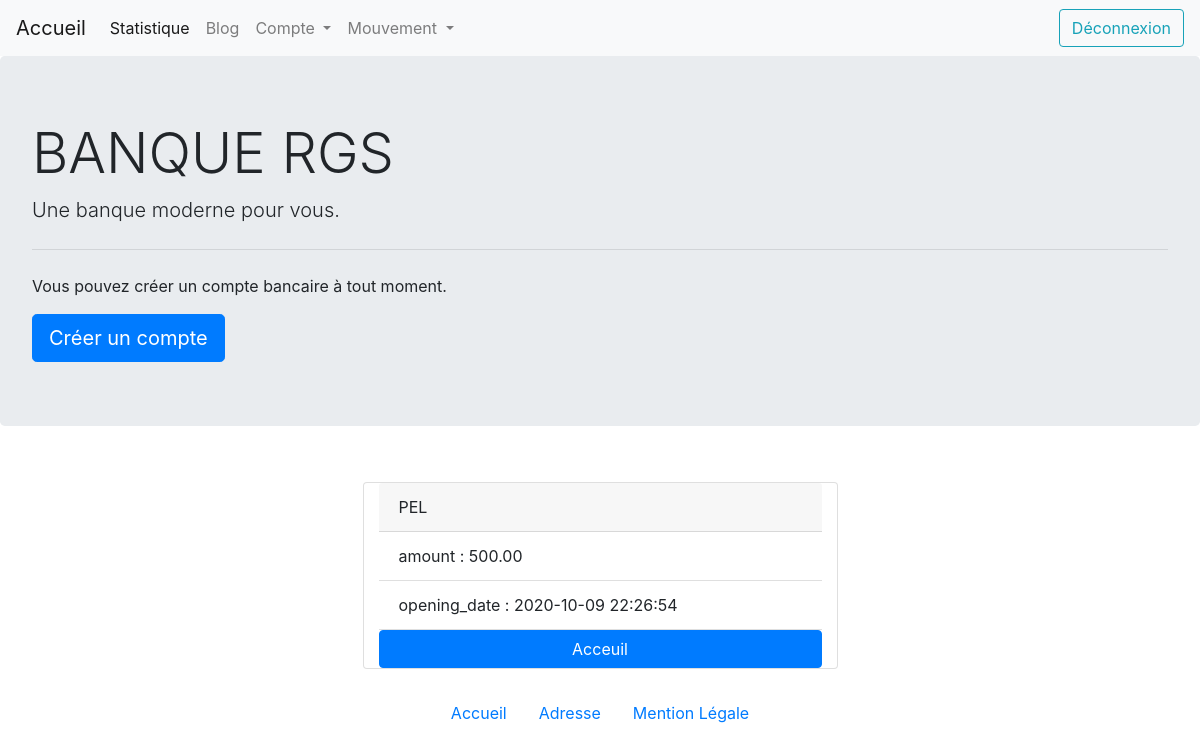
The app's page /showaccount.php?id=3 (signed in) with its own data.
### tables this page shows
CREATE TABLE Account(
  id INT UNSIGNED NOT NULL AUTO_INCREMENT,
  amount DECIMAL(11,2) NOT NULL,
  opening_date TIMESTAMP NOT NULL,
  account_type VARCHAR(50) NOT NULL,
  user_id INT UNSIGNED,
  PRIMARY KEY (id),
  FOREIGN KEY (user_id) REFERENCES User(id)
);

### showaccount.php (the view, shortened to what this page needs)
<?php
  include "template/nav.php";
  include "template/header.php";
 ?>
<?php
  if (!empty($_GET["id"]) && isset($_GET["id"])):
    $account_id = test_input($_GET["id"]);
    $con = $db->prepare(
      "SELECT a.amount, a.opening_date, a.account_type
      FROM Account AS a
      WHERE a.id = :id_account"
    );
    $results = $con->execute([
      "id_account" => $account_id
    ]);
    $account_user = $con->fetch(PDO::FETCH_ASSOC);
  endif;
?>
<div class="container">
  <div class="row">
    <div class="card col-10 col-md-5 mx-auto my-4" style="width: 18rem;">
      <div class="card-header">
        <?php echo $account_user["account_type"] ?>
      </div>
      <ul class="list-group list-group-flush">
        <?php foreach ($account_user as $key => $account): ?>
          <?php if ($key !== "account_type"): ?>
            <li class="list-group-item"><?php echo $key . ' : ' . $account; ?></li>
          <?php endif; ?>
        <?php endforeach; ?>
      </ul>
      <a href="index.php" class="btn btn-primary">Acceuil</a>
    </div>
  </div>
</div>
<?php
  include "template/footer.php";
 ?>

### records on screen
account: account_type "PEL", amount "500.00", opening_date "2020-10-09 22:26:54"

### other values on screen
$key "amount"
$key "opening_date"
